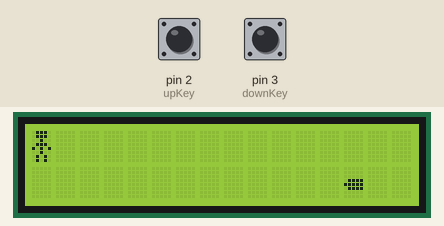
Recording of a sketch running on a simulated Arduino Uno, built with avr-gcc and run on an emulated ATmega328P. Parts: 16×2 character LCD. The inputs (shaded band) are chosen by the test bench; at power-on: pin 3 (downKey) HIGH, pin 2 (upKey) HIGH. Random numbers use the default seed unless the sketch sets one.

Above: at 1.2 s.
1.3 s: pin 3 (downKey) pulled LOW for 0.15 s
At 1.54 s:
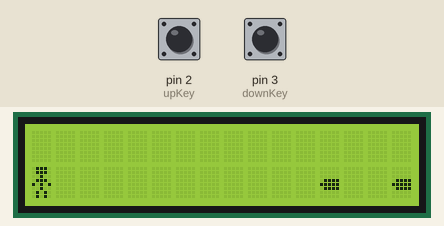
2.0 s: pin 3 (downKey) pulled LOW for 1 s
3.6 s: pin 2 (upKey) pulled LOW for 0.15 s
At 4.09 s:
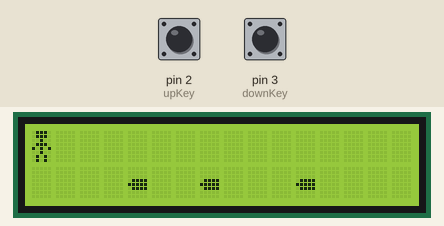
4.3 s: pin 3 (downKey) pulled LOW for 3.2 s
At 6.1 s:
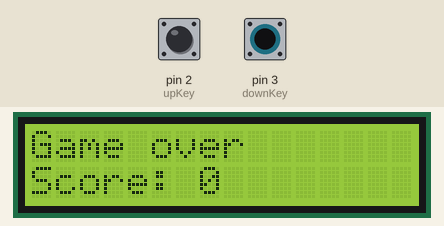
Timing chart, 0 to 7.6 s (numbered marks = the images above; inputs shaded):
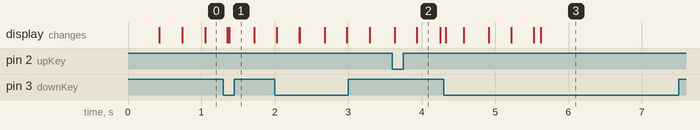

The sketch:

lcdArcadeGame.ino
```cpp
#include <Wire.h>
#include <LiquidCrystal_I2C.h>
#include <Arduino_FreeRTOS.h>
#include "semphr.h"
#define rtDelay(v) \
  { vTaskDelay(v / portTICK_PERIOD_MS); }  // Macro to make things easier

LiquidCrystal_I2C lcd(0x27, 16, 2);  // Initialize LCD module
SemaphoreHandle_t xSemaphore;        // Declare Smaphore Handle
TaskHandle_t dodgeHandle;
TaskHandle_t scrollHandle;

// Declare structure for characters to be displayed
typedef struct {
  byte value[8];
  uint8_t label;
} character;

character human = { { 0b01110, 0b01110, 0b00100, 0b01110, 0b10101, 0b00100, 0b01010, 0b01010 }, 0 };   // Human
character bullet = { { 0b00000, 0b00000, 0b00000, 0b01111, 0b11111, 0b01111, 0b00000, 0b00000 }, 1 };  // Bullet

int pos = 0;            // Position to be toggled
const int upKey = 2;    // ISR pin for dodging up
const int downKey = 3;  // ISR pin for dodging down

int score = 0;  //scores
int delayPeriod = 300;

void setup() {

  // Intialize interrupt pin and attatch ISR to it
  pinMode(upKey, INPUT_PULLUP);
  pinMode(downKey, INPUT_PULLUP);
  attachInterrupt(digitalPinToInterrupt(upKey), dodgeUp, FALLING);
  attachInterrupt(digitalPinToInterrupt(downKey), dodgeDown, FALLING);

  // Initialize the LCD so that it can display
  lcd.init();
  lcd.backlight();
  lcd.setCursor(0, 0);

  // Create characters
  lcd.createChar(human.label, human.value);
  lcd.createChar(bullet.label, bullet.value);

  // RTOS tasks and semaphore operations
  xSemaphore = xSemaphoreCreateMutex();
  xTaskCreate(dodge, "dodge", 128, NULL, 1, &dodgeHandle);
  xTaskCreate(scrollBullet, "bullet", 128, NULL, 1, &scrollHandle);
  xSemaphoreGive(xSemaphore);
}

void loop() {}

void dodgeUp() {
  pos = 0;
}

void dodgeDown() {
  pos = 1;
}

// Task Handle for dodgine
void dodge(void*) {
  while (1) {
    xSemaphoreTake(xSemaphore, portMAX_DELAY);
    if (pos) {
      lcd.setCursor(0, 0);
      lcd.print(" ");
    } else {
      lcd.setCursor(0, 1);
      lcd.print(" ");
    }
    lcd.setCursor(0, pos);
    lcd.write(human.label);
    xSemaphoreGive(xSemaphore);
    rtDelay(30);
  }
}

// Task Handle for scrolling bullet
void scrollBullet(void*) {
  int y1 = random(2);
  int y2 = random(2);
  int y3 = random(2);
  while (1) {
    xSemaphoreTake(xSemaphore, portMAX_DELAY);
    // Position for three bullets:
    static int x1 = 15 + random(2, 4);
    static int x2 = x1 + random(2, 5);
    static int x3 = x2 + random(2, 7);

    checkStatus(&x1, &y1);
    checkStatus(&x2, &y2);
    checkStatus(&x3, &y3);

    createBullets(x1, y1, x2, y2, x3, y3);

    shiftBullets(&x1, &y1, &x2, &y2, &x3, &y3);

    xSemaphoreGive(xSemaphore);
    rtDelay(delayPeriod);
  }
}

void checkStatus(int* x, int* y) {  // renews value of x and y if x is 0 and x isn't touching person else it calls gameover
  if (*x == 0) {
    if (pos != *y) {
      *x = 15 + random(2, 4);
      *y = random(2);
      score += 1;

      if (score > 0 && score % 11 == 0) {
        delayPeriod -= 20;
      }
    } else {
      gameOver();
    }
  }
}

void createBullet(int x, int y) {  // creates the bullet
  lcd.setCursor(x, y);
  lcd.write(bullet.label);
}

void createBullets(int x1, int y1, int x2, int y2, int x3, int y3) {  // Creates the bullets
  createBullet(x1, y1);
  createBullet(x2, y2);
  createBullet(x3, y3);
}

void shiftBullet(int* x, int* y) {  // Moves the bullet towards the person
  lcd.setCursor(*x, *y);
  lcd.print(" ");
  *x -= 1;
  lcd.setCursor(*x, *y);
  createBullet(*x, *y);
}

void shiftBullets(int* x1, int* y1, int* x2, int* y2, int* x3, int* y3) {  // Moves the bullets towards the person
  shiftBullet(x1, y1);
  shiftBullet(x2, y2);
  shiftBullet(x3, y3);
}

void gameOver() {  // Gameover
  lcd.clear();
  lcd.print("Game over");
  rtDelay(100);
  lcd.setCursor(0,1);
  lcd.print("Score: ");
  lcd.print(score);
  vTaskDelete(dodgeHandle);
  vTaskDelete(scrollHandle);
}
```
